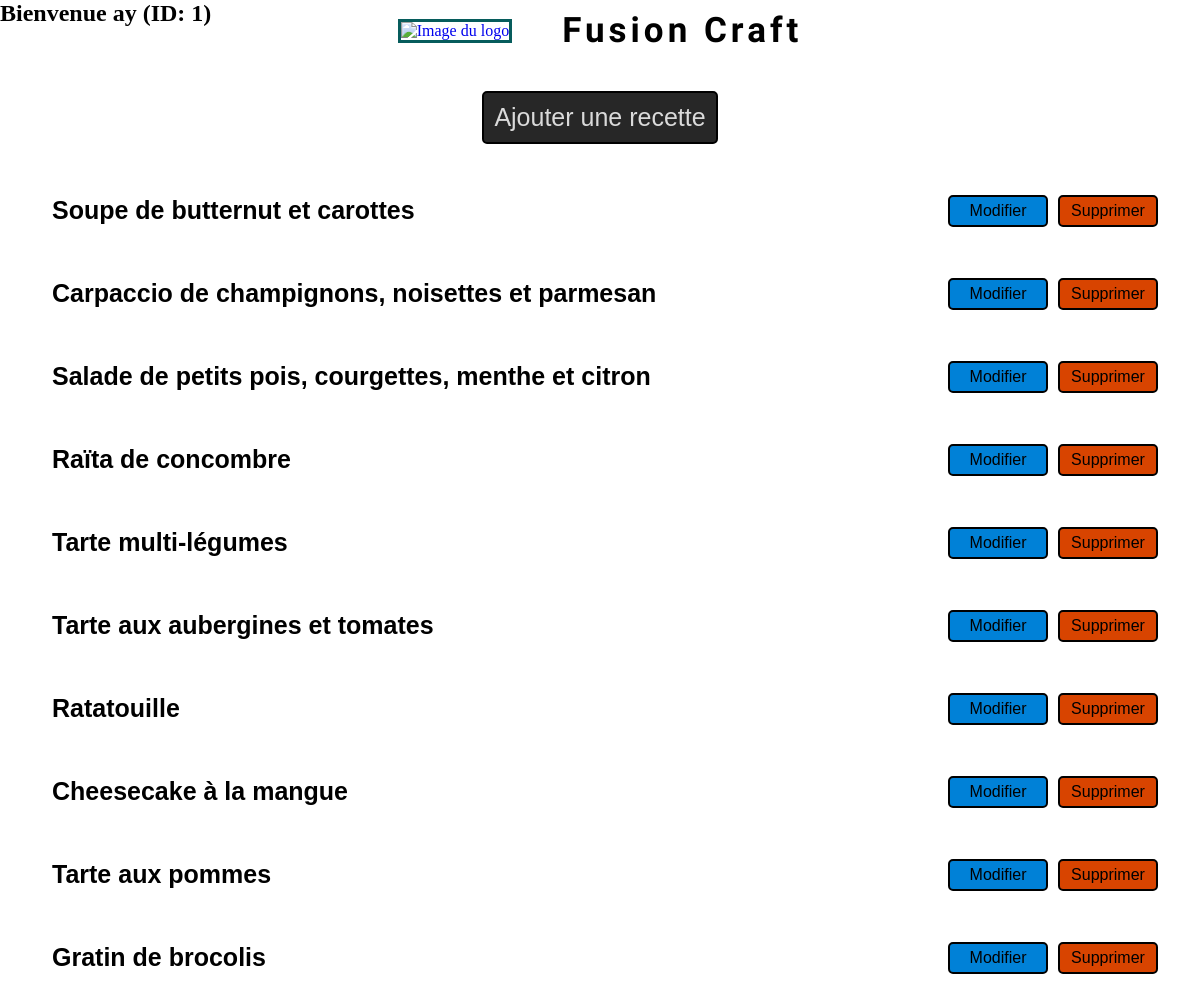
The page /mesRecettes.php (signed in) on the database its author committed.
### tables this page shows
CREATE TABLE IF NOT EXISTS `recettes` (
  `id_recettes` int NOT NULL AUTO_INCREMENT,
  `nom` varchar(100) NOT NULL,
  `img` varchar(300) NOT NULL,
  `ingredients` text NOT NULL,
  `duree` smallint NOT NULL,
  `etapes` text NOT NULL,
  `slug` varchar(255) NOT NULL,
  `fl_principal` varchar(255) NOT NULL,
  `id_categories` int NOT NULL,
  `id_users` bigint UNSIGNED NOT NULL,
  `created_at` timestamp NOT NULL DEFAULT CURRENT_TIMESTAMP,
  `updated_at` timestamp NOT NULL DEFAULT CURRENT_TIMESTAMP ON UPDATE CURRENT_TIMESTAMP,
  PRIMARY KEY (`id_recettes`),
  KEY `id_categories` (`id_categories`),
  KEY `id_users` (`id_users`)
);

### mesRecettes.php (the view, shortened to what this page needs)
<?php declare(strict_types=1);
$pdo = new PDO('mysql:host=localhost;dbname=projet_fl', 'root', '');
$id_utilisateur = $_SESSION['id'];
$query = "SELECT r.* FROM recettes r
          INNER JOIN users u ON r.id_users = u.id
          WHERE u.id = :id
          ORDER BY id_recettes DESC";
$recette = $pdo->prepare($query);
$recette->bindParam(':id', $id_utilisateur, PDO::PARAM_INT);
$recette->execute();
$recettes = $recette->fetchAll(PDO::FETCH_ASSOC);
?>
<!DOCTYPE html >
<html lang="fr-FR">
<head>
    <link rel="stylesheet" href="style_mesrecettes_fiches.css">
</head>
<body>
<header>
  <div class="box-login">
    <?php if (isset($_SESSION['pseudo'])): ?>
        <h2>Bienvenue <?php echo $_SESSION['pseudo']; ?> (ID: <?php echo $_SESSION['id']; ?>)</h2>
    <?php else: ?>
        <h2>non connecté</h2>
    <?php endif; ?>
</div>
    <div class="logo_title">
      <a  href="index.php" id="InitialMonth"><img class= "logo" src="ressources/logo2.png" alt="Image du logo"></a>
      <h1 class="titre">Fusion Craft</h1>
    </div>
  </header>
  <a href="add_recette.php"><button type="submit" class="ajouter">Ajouter une recette</button></a>
  <div class="box-donnees">
    <?php if (empty($recettes)) : ?>
  <h3 class="errorR">Pas encore de recette!!! </h3>
    <?php else : ?>
    <?php foreach ($recettes as $recette):  ?>
    <div class="mesDonnees">
           <h2><?php echo $recette['nom']; ?></h2>
        <div class="btn_upt">
               <a href="edit_recette.php?id_recettes=<?php echo $recette['id_recettes']; ?>"><button type="submit" class="modifier">Modifier</button></a>
            <form method="POST">
                <button type="submit" class="supprimer">Supprimer</button>
            </form>
        </div>
    </div>
    <?php endforeach; ?>
  <?php endif; ?>
  </div>
</body>
</html>

### style_mesrecettes_fiches.css (style rules this page uses)
body { margin: 0; padding: 0; width:100%; background:url(ressources/backgroundjpg.jpg) repeat-y; background-size: 100%; }
header { margin: 0; padding: 0; width:100%; }
.box-login { position: absolute; }
.logo_title { position: relative; padding: 10px; display: flex; align-items: center; justify-content: center; border-radius: 5px; z-index: 1000; }
.logo { width: 100px; margin-right: 30px; vertical-align: middle; z-index: 1000; border: 3px solid rgb(6, 92, 92); }
.titre { font-family: 'Spicy Rice', Verdana, Geneva, Tahoma, sans-serif; letter-spacing: 4px; font-size: 55px; text-align: center; margin-left: 40px; z-index: 1000; }
.mesDonnees { display: flex; justify-content: space-between; align-items: center; margin: 10px 30px; background-color:rgba(255, 255, 255, 0.6); padding: 10px; border: 2px solid white; }
.mesDonnees h2 { font-family: Verdana, Geneva, Tahoma, sans-serif; font-size: 25px; padding: 10px; margin: 0; }
.btn_upt { display: flex; align-items: center; justify-content: flex-end; }
.modifier { width: 120px; background-color: #0081d7; padding: 5px; border-radius: 5px; cursor: pointer; font-size: 20px; border: 2px solid rgb(0, 0, 0); }
.supprimer { width: 120px; background-color: #d84400; padding: 5px; border-radius: 5px; cursor: pointer; font-size: 20px; border: 2px solid rgb(0, 0, 0); margin-left: 10px; }
.ajouter { display: flex; align-items: center; justify-content: center; color: rgb(218, 218, 218); background-color: #272727; padding: 10px; border-radius: 5px; cursor: pointer; font-size: 25px; margin: 30px auto; border: 2px solid rgb(0, 0, 0); text-decoration: none; }
a { text-decoration: none; }
@media screen and (min-width:768px) and (max-width:1279px) { .logo { width: 80px; } }
@media screen and (min-width:768px) and (max-width:1279px) { .titre { font-size: 35px; margin-left: 20px; } }
@media screen and (min-width:768px) and (max-width:1279px) { .modifier,.supprimer { width: 100px; font-size: 16px; } }

### rows shown on the page
recettes: nom "Soupe de butternut et carottes"
recettes: nom "Carpaccio de champignons, noisettes et parmesan"
recettes: nom "Salade de petits pois, courgettes, menthe et citron"
recettes: nom "Raïta de concombre"
recettes: nom "Tarte multi-légumes"
recettes: nom "Tarte aux aubergines et tomates"
recettes: nom "Ratatouille"
recettes: nom "Cheesecake à la mangue"
recettes: nom "Tarte aux pommes"
recettes: nom "Gratin de brocolis"

### other values the page prints
$_SESSION['pseudo'] "ay"
$_SESSION['id'] "1"
